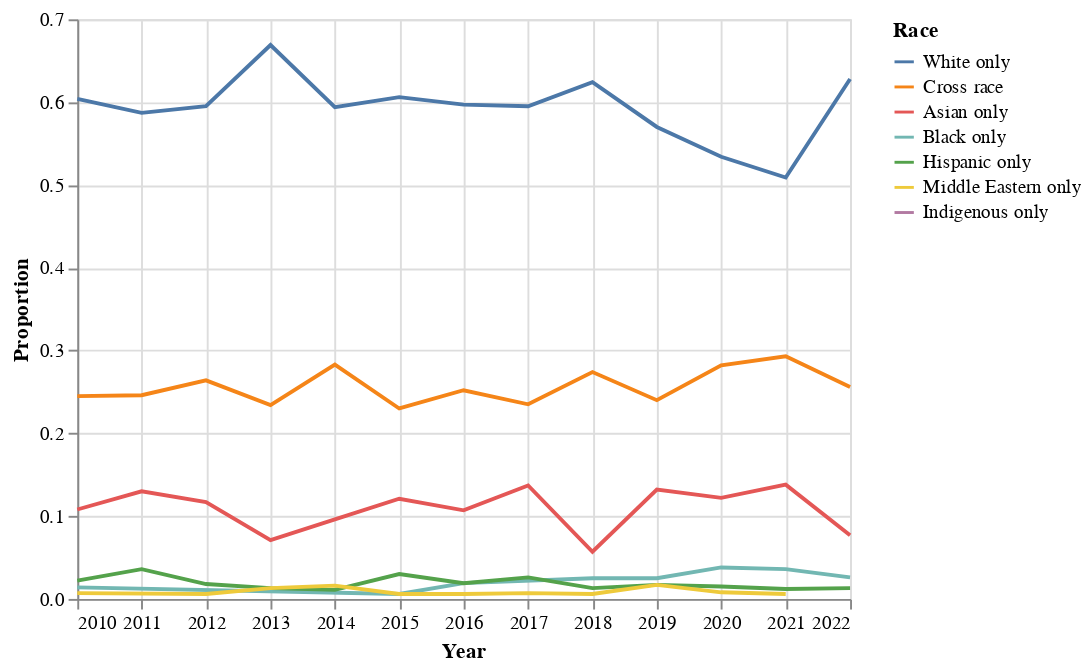

This figure's notebook cell:
### Code cell
alt.Chart(cross_race_details_ts).mark_line().encode(
    x = alt.X(
        'year',
        title = 'Year'
    ),
    y = alt.Y(
        'prop',
        title = 'Proportion'
    ),
    color = alt.Color(
        'cross_race_details:N',
        title = 'Race',
        sort=alt.EncodingSortField('prop', op='mean', order='descending')
    )
)

### Figure 1 — Vega-Lite specification as saved in the notebook (floating-point values rounded to 4 significant figures)
{"config": {"view": {"continuousWidth": 400, "continuousHeight": 300}}, "data": {"name": "data-cad923c2c88c574982b3806fabe328e3"}, "mark": "line", "encoding": {"color": {"field": "cross_race_details", "sort": {"field": "prop", "op": "mean", "order": "descending"}, "title": "Race", "type": "nominal"}, "x": {"field": "year", "title": "Year", "type": "temporal"}, "y": {"field": "prop", "title": "Proportion", "type": "quantitative"}}, "$schema": "https://vega.github.io/schema/vega-lite/v4.17.0.json", "datasets": {"data-cad923c2c88c574982b3806fabe328e3": [{"year": "2010-01-01T00:00:00", "cross_race_details": "Asian only", "freq": 15, "year total": 139, "prop": 0.108}, {"year": "2010-01-01T00:00:00", "cross_race_details": "Black only", "freq": 2, "year total": 139, "prop": 0.014}, {"year": "2010-01-01T00:00:00", "cross_race_details": "Hispanic only", "freq": 3, "year total": 139, "prop": 0.022}, {"year": "2010-01-01T00:00:00", "cross_race_details": "Middle Eastern only", "freq": 1, "year total": 139, "prop": 0.007}, {"year": "2010-01-01T00:00:00", "cross_race_details": "White only", "freq": 84, "year total": 139, "prop": 0.604}, {"year": "2010-01-01T00:00:00", "cross_race_details": "Cross race", "freq": 34, "year total": 139, "prop": 0.245}, {"year": "2011-01-01T00:00:00", "cross_race_details": "Asian only", "freq": 18, "year total": 138, "prop": 0.13}, {"year": "2011-01-01T00:00:00", "cross_race_details": "Hispanic only", "freq": 5, "year total": 138, "prop": 0.036}, {"year": "2011-01-01T00:00:00", "cross_race_details": "White only", "freq": 81, "year total": 138, "prop": 0.587}, {"year": "2011-01-01T00:00:00", "cross_race_details": "Cross race", "freq": 34, "year total": 138, "prop": 0.246}, {"year": "2012-01-01T00:00:00", "cross_race_details": "Asian only", "freq": 19, "year total": 163, "prop": 0.117}, {"year": "2012-01-01T00:00:00", "cross_race_details": "Hispanic only", "freq": 3, "year total": 163, "prop": 0.018}, {"year": "2012-01-01T00:00:00", "cross_race_details": "Middle Eastern only", "freq": 1, "year total": 163, "prop": 0.006}, {"year": "2012-01-01T00:00:00", "cross_race_details": "White only", "freq": 97, "year total": 163, "prop": 0.595}, {"year": "2012-01-01T00:00:00", "cross_race_details": "Cross race", "freq": 43, "year total": 163, "prop": 0.264}, {"year": "2013-01-01T00:00:00", "cross_race_details": "Asian only", "freq": 11, "year total": 154, "prop": 0.071}, {"year": "2013-01-01T00:00:00", "cross_race_details": "Hispanic only", "freq": 2, "year total": 154, "prop": 0.013}, {"year": "2013-01-01T00:00:00", "cross_race_details": "Middle Eastern only", "freq": 2, "year total": 154, "prop": 0.013}, {"year": "2013-01-01T00:00:00", "cross_race_details": "White only", "freq": 103, "year total": 154, "prop": 0.669}, {"year": "2013-01-01T00:00:00", "cross_race_details": "Cross race", "freq": 36, "year total": 154, "prop": 0.234}, {"year": "2014-01-01T00:00:00", "cross_race_details": "Asian only", "freq": 18, "year total": 187, "prop": 0.096}, {"year": "2014-01-01T00:00:00", "cross_race_details": "Hispanic only", "freq": 2, "year total": 187, "prop": 0.011}, {"year": "2014-01-01T00:00:00", "cross_race_details": "Middle Eastern only", "freq": 3, "year total": 187, "prop": 0.016}, {"year": "2014-01-01T00:00:00", "cross_race_details": "White only", "freq": 111, "year total": 187, "prop": 0.594}, {"year": "2014-01-01T00:00:00", "cross_race_details": "Cross race", "freq": 53, "year total": 187, "prop": 0.283}, {"year": "2015-01-01T00:00:00", "cross_race_details": "Asian only", "freq": 20, "year total": 165, "prop": 0.121}, {"year": "2015-01-01T00:00:00", "cross_race_details": "Black only", "freq": 1, "year total": 165, "prop": 0.006}, {"year": "2015-01-01T00:00:00", "cross_race_details": "Hispanic only", "freq": 5, "year total": 165, "prop": 0.03}, {"year": "2015-01-01T00:00:00", "cross_race_details": "Middle Eastern only", "freq": 1, "year total": 165, "prop": 0.006}, {"year": "2015-01-01T00:00:00", "cross_race_details": "White only", "freq": 100, "year total": 165, "prop": 0.606}, {"year": "2015-01-01T00:00:00", "cross_race_details": "Cross race", "freq": 38, "year total": 165, "prop": 0.23}, {"year": "2016-01-01T00:00:00", "cross_race_details": "Asian only", "freq": 17, "year total": 159, "prop": 0.107}, {"year": "2016-01-01T00:00:00", "cross_race_details": "Black only", "freq": 3, "year total": 159, "prop": 0.019}, {"year": "2016-01-01T00:00:00", "cross_race_details": "Hispanic only", "freq": 3, "year total": 159, "prop": 0.019}, {"year": "2016-01-01T00:00:00", "cross_race_details": "Middle Eastern only", "freq": 1, "year total": 159, "prop": 0.006}, {"year": "2016-01-01T00:00:00", "cross_race_details": "White only", "freq": 95, "year total": 159, "prop": 0.597}, {"year": "2016-01-01T00:00:00", "cross_race_details": "Cross race", "freq": 40, "year total": 159, "prop": 0.252}, {"year": "2017-01-01T00:00:00", "cross_race_details": "Asian only", "freq": 21, "year total": 153, "prop": 0.137}, {"year": "2017-01-01T00:00:00", "cross_race_details": "Hispanic only", "freq": 4, "year total": 153, "prop": 0.026}, {"year": "2017-01-01T00:00:00", "cross_race_details": "Middle Eastern only", "freq": 1, "year total": 153, "prop": 0.007}, {"year": "2017-01-01T00:00:00", "cross_race_details": "White only", "freq": 91, "year total": 153, "prop": 0.595}, {"year": "2017-01-01T00:00:00", "cross_race_details": "Cross race", "freq": 36, "year total": 153, "prop": 0.235}, {"year": "2018-01-01T00:00:00", "cross_race_details": "Asian only", "freq": 9, "year total": 157, "prop": 0.057}, {"year": "2018-01-01T00:00:00", "cross_race_details": "Black only", "freq": 4, "year total": 157, "prop": 0.025}, {"year": "2018-01-01T00:00:00", "cross_race_details": "Hispanic only", "freq": 2, "year total": 157, "prop": 0.013}, {"year": "2018-01-01T00:00:00", "cross_race_details": "Middle Eastern only", "freq": 1, "year total": 157, "prop": 0.006}, {"year": "2018-01-01T00:00:00", "cross_race_details": "White only", "freq": 98, "year total": 157, "prop": 0.624}, {"year": "2018-01-01T00:00:00", "cross_race_details": "Cross race", "freq": 43, "year total": 157, "prop": 0.274}, {"year": "2019-01-01T00:00:00", "cross_race_details": "Asian only", "freq": 16, "year total": 121, "prop": 0.132}, {"year": "2019-01-01T00:00:00", "cross_race_details": "Black only", "freq": 3, "year total": 121, "prop": 0.025}, {"year": "2019-01-01T00:00:00", "cross_race_details": "Hispanic only", "freq": 2, "year total": 121, "prop": 0.017}, {"year": "2019-01-01T00:00:00", "cross_race_details": "Middle Eastern only", "freq": 2, "year total": 121, "prop": 0.017}, {"year": "2019-01-01T00:00:00", "cross_race_details": "White only", "freq": 69, "year total": 121, "prop": 0.57}, {"year": "2019-01-01T00:00:00", "cross_race_details": "Cross race", "freq": 29, "year total": 121, "prop": 0.24}, {"year": "2020-01-01T00:00:00", "cross_race_details": "Asian only", "freq": 16, "year total": 131, "prop": 0.122}, {"year": "2020-01-01T00:00:00", "cross_race_details": "Black only", "freq": 5, "year total": 131, "prop": 0.038}, {"year": "2020-01-01T00:00:00", "cross_race_details": "Hispanic only", "freq": 2, "year total": 131, "prop": 0.015}, {"year": "2020-01-01T00:00:00", "cross_race_details": "Middle Eastern only", "freq": 1, "year total": 131, "prop": 0.008}, {"year": "2020-01-01T00:00:00", "cross_race_details": "White only", "freq": 70, "year total": 131, "prop": 0.534}, {"year": "2020-01-01T00:00:00", "cross_race_details": "Cross race", "freq": 37, "year total": 131, "prop": 0.282}, {"year": "2021-01-01T00:00:00", "cross_race_details": "Asian only", "freq": 23, "year total": 167, "prop": 0.138}, {"year": "2021-01-01T00:00:00", "cross_race_details": "Black only", "freq": 6, "year total": 167, "prop": 0.036}, {"year": "2021-01-01T00:00:00", "cross_race_details": "Hispanic only", "freq": 2, "year total": 167, "prop": 0.012}, {"year": "2021-01-01T00:00:00", "cross_race_details": "Indigenous only", "freq": 1, "year total": 167, "prop": 0.006}, {"year": "2021-01-01T00:00:00", "cross_race_details": "Middle Eastern only", "freq": 1, "year total": 167, "prop": 0.006}, {"year": "2021-01-01T00:00:00", "cross_race_details": "White only", "freq": 85, "year total": 167, "prop": 0.509}, {"year": "2021-01-01T00:00:00", "cross_race_details": "Cross race", "freq": 49, "year total": 167, "prop": 0.293}, {"year": "2022-01-01T00:00:00", "cross_race_details": "Asian only", "freq": 6, "year total": 78, "prop": 0.077}, {"year": "2022-01-01T00:00:00", "cross_race_details": "Black only", "freq": 2, "year total": 78, "prop": 0.026}, {"year": "2022-01-01T00:00:00", "cross_race_details": "Hispanic only", "freq": 1, "year total": 78, "prop": 0.013}, {"year": "2022-01-01T00:00:00", "cross_race_details": "White only", "freq": 49, "year total": 78, "prop": 0.628}, {"year": "2022-01-01T00:00:00", "cross_race_details": "Cross race", "freq": 20, "year total": 78, "prop": 0.256}]}}
